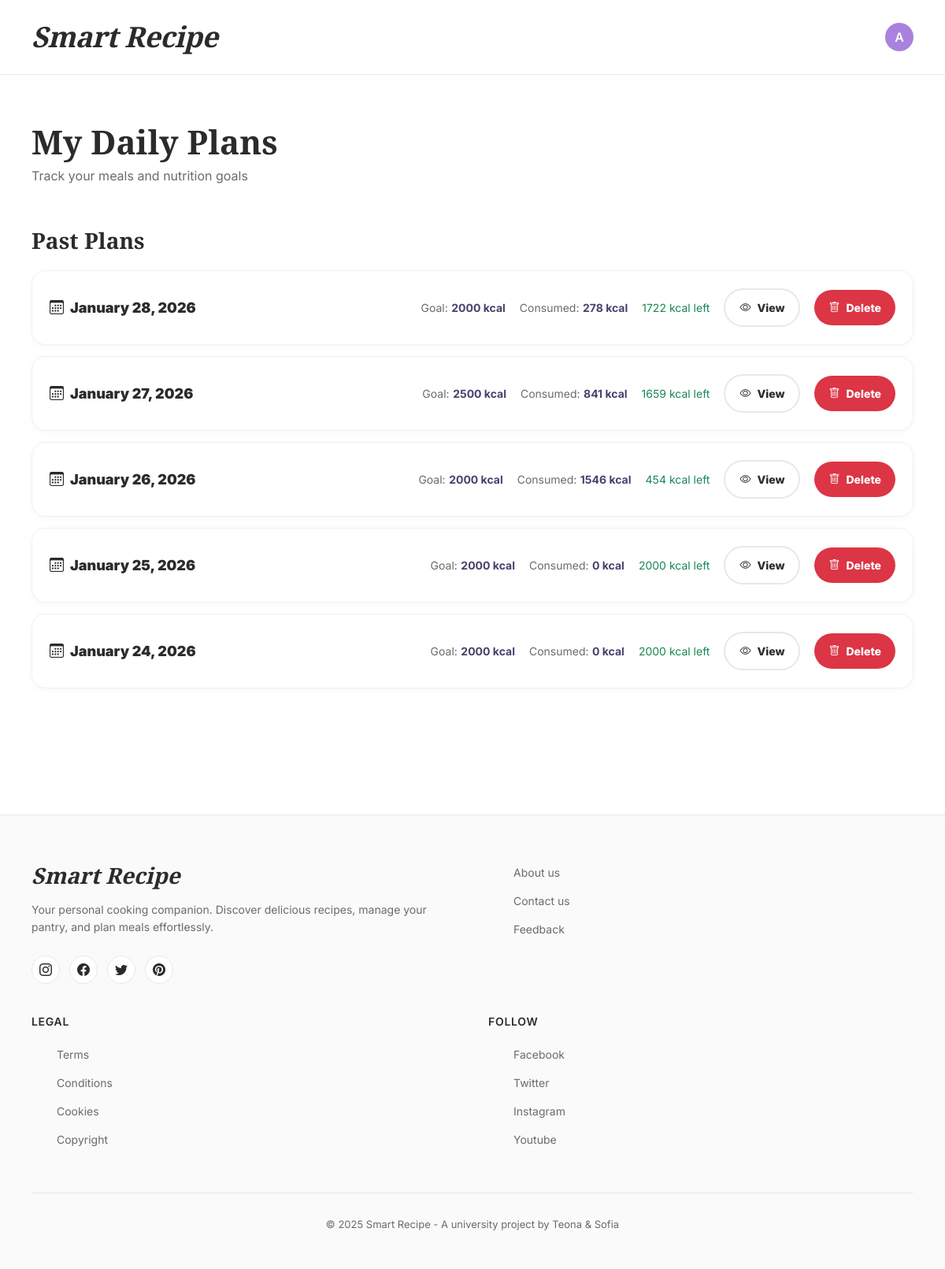
The page /plans/ (signed in) on the database as committed earlier.
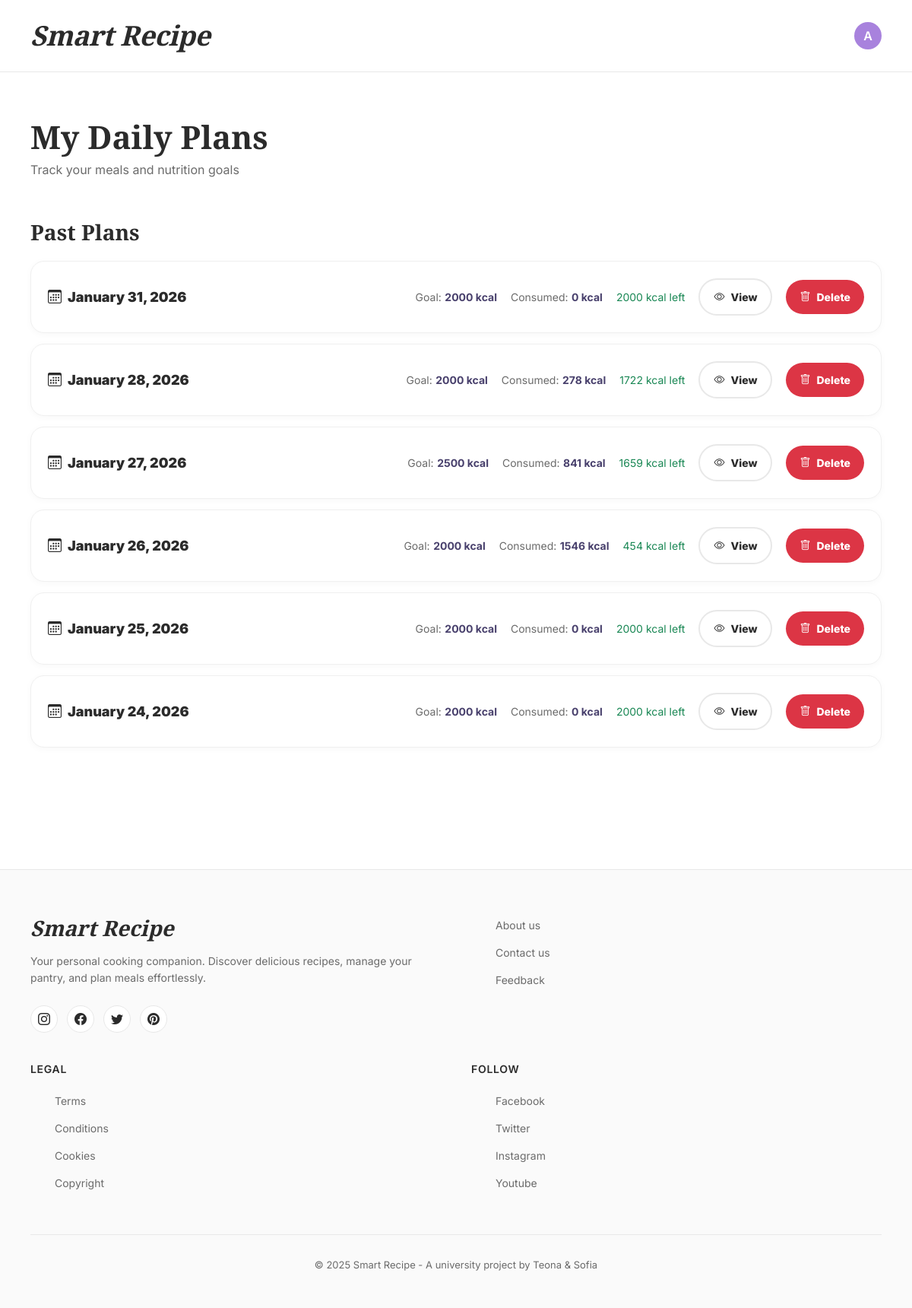
The same page on the database as committed later.
### smart_recipe_app/models.py (models this page shows, shortened)
class DailyPlan(models.Model):
    user = models.ForeignKey(settings.AUTH_USER_MODEL, on_delete=models.CASCADE, related_name='daily_plans')
    date = models.DateField(default=date.today)
    wanted_calories = models.PositiveIntegerField()
    recipes = models.ManyToManyField(Recipe, related_name='daily_plans', blank=True)
    class Meta:
        unique_together = ('user', 'date')
    @property
    def total_calories(self):
        return sum((r.calories_per_serving or 0) for r in self.recipes.all())
    @property
    def remaining_calories(self):
        return self.wanted_calories - self.total_calories

class Recipe(models.Model):
    name = models.CharField(max_length=200)
    description = models.TextField(blank=True)
    no_of_servings = models.PositiveIntegerField(default=1)
    preparation_time = models.PositiveIntegerField(help_text="Minutes")
    image = models.ImageField(upload_to='recipes/', blank=True, null=True)
    ingredients = models.ManyToManyField(Ingredient, through='RecipeIngredientRelation', related_name='recipes')  # ingredient.recipes.all()
    @property
    def total_calories(self):
        return sum(ingredient_per_recipe.calories for ingredient_per_recipe in self.recipe_ingredients.all())
    @property
    def calories_per_serving(self):
        if self.no_of_servings:
            return self.total_calories / self.no_of_servings
        return None

class RecipeIngredientRelation(models.Model):
    recipe = models.ForeignKey(Recipe, on_delete=models.CASCADE, related_name='recipe_ingredients')  # recipe.recipe_ingredients.all()
    ingredient = models.ForeignKey(Ingredient, on_delete=models.CASCADE, related_name='ingredient_recipes')  # ingredients.ingredient_recipes.all()
    quantity = models.FloatField(validators=[MinValueValidator(0.000001)], help_text="Amount in ingredient.base_unit (e.g., 200 g, 2 piece)")    # how many of the base_units (like 4 bananas)
    class Meta:
        unique_together = ('recipe', 'ingredient')
    @property
    def calories(self):
        return self.quantity * self.ingredient.calories_per_one_unit

class Ingredient(models.Model):
    UNIT_CHOICES = [
        ('g', 'grams (g)'),
        ('ml', 'milliliters (ml)'),
        ('pcs', 'pieces'),
        ('tsp', 'teaspoon'),
        ('tbsp', 'tablespoon'),
        ('cup', 'cup'),
    ]
    name = models.CharField(max_length=100, unique=True)
    base_unit = models.CharField(max_length=20, choices=UNIT_CHOICES,
                                 help_text="Mass units like kilograms (kg), grams (g), liters (l) and etc.")
    base_amount = models.FloatField(validators=[MinValueValidator(0.000001)], help_text="Amount of base_unit used for calorie calculation (e.g. 100 g, 100 ml, 1 piece)")
    calories_per_base_amount = models.FloatField(validators=[MinValueValidator(0)], help_text="Calories for the base amount (e.g. kcal per 100 g)")
    allergens = models.ManyToManyField(Allergen, blank=True, related_name='ingredients')  # allergen.ingredients.all()
    diets = models.ManyToManyField(Diet, through='IngredientDietRelation', related_name='ingredients')  # diet.ingredients.all()
    @property
    def calories_per_one_unit(self):
        return self.calories_per_base_amount / self.base_amount

### smart_recipe_app/views.py (the view)
# urls.py: path('plans/', views.daily_plans_list, name='daily_plans'),
@login_required
def daily_plans_list(request):
    plans = DailyPlan.objects.filter(user=request.user).order_by('-date')
    today_plan = plans.filter(date=date.today()).first()
    past_plans = plans.exclude(date=date.today())
    return render(request, 'daily_plan/daily_plans.html', {
        'plans': plans,
        'today_plan': today_plan,
        'past_plans': past_plans,
    })

### smart_recipe_app/templatetags/helpers.py (called while the page is built)
@register.filter
def has_group(user, group_name):
    return user.is_authenticated and user.groups.filter(name=group_name).exists()

### smart_recipe_app/templates/daily_plan/daily_plans.html (shortened to what this page needs)
{% extends "common/base.html" %}
{% block content %}
<div class="plans-container">
  <div class="page-header">
    <div>
      <h1 class="page-title">My Daily Plans</h1>
      <p class="page-subtitle">Track your meals and nutrition goals</p>
    </div>
  </div>
  {% if past_plans %}
  <div class="past-plans-section">
    <h2 class="past-plans-title">Past Plans</h2>
    {% for plan in past_plans %}
    <div class="past-plan-card">
      <div class="plan-header">
        <div class="plan-date">
          <i class="bi bi-calendar3"></i>{{ plan.date|date:"F d, Y" }}
        </div>
        <div class="plan-stats">
          <div class="plan-stat">
            <span>Goal:</span> <strong>{{ plan.wanted_calories }} kcal</strong>
          </div>
          <div class="plan-stat">
            <span>Consumed:</span> <strong>{{ plan.total_calories|floatformat:0 }} kcal</strong>
          </div>
          <div class="plan-stat">
            {% if plan.remaining_calories < 0 %}
              <span class="text-danger">Over by {{ plan.remaining_calories|floatformat:0|slice:"1:" }} kcal</span>
            {% else %}
              <span class="text-success">{{ plan.remaining_calories|floatformat:0 }} kcal left</span>
            {% endif %}
          </div>
          <a href="{% url 'daily_plan_detail' plan.id %}" class="btn-pill btn-outline">
            <i class="bi bi-eye"></i>View
          </a>
          <form method="post"
                action="{% url 'daily_plan_delete' plan.id %}"
                style="margin:0;"
                onsubmit="return confirm('Are you sure you want to delete this daily plan?');">
            <a href="{% url 'daily_plan_delete' plan.id %}" class="btn-pill btn-danger">
              <i class="bi bi-trash"></i>Delete
            </a>
          </form>
        </div>
      </div>
    </div>
    {% endfor %}
  </div>
  {% endif %}
</div>
{% endblock %}

Rows that differ between the two databases and show on the page:
added DailyPlan: date "January 31, 2026", wanted_calories "2000", total_calories "0", remaining_calories "2000"
